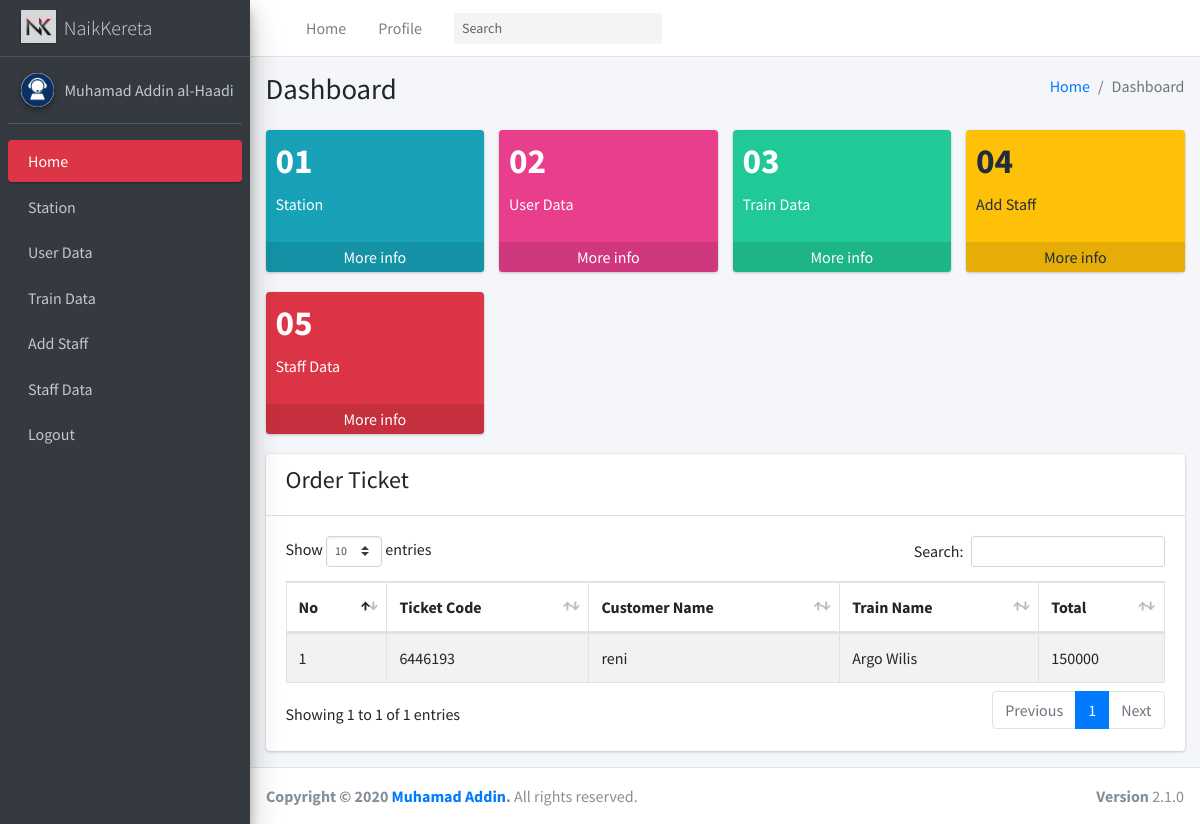
Screenshot of /manager2.php with the database file from the repository.
### tables this page shows
CREATE TABLE `adminn` (
  `id` int(11) NOT NULL,
  `namadepan` varchar(50) NOT NULL,
  `namabelakang` varchar(50) NOT NULL,
  `username` varchar(50) NOT NULL,
  `email` varchar(100) NOT NULL,
  `password` varchar(255) NOT NULL,
  `gambar` varchar(128) NOT NULL
);

CREATE TABLE `tiket` (
  `idTiket` int(11) NOT NULL,
  `kodeTiket` varchar(255) NOT NULL,
  `NamaKereta` varchar(255) NOT NULL,
  `namaPembeli` varchar(255) NOT NULL,
  `tglBerangkat` date NOT NULL,
  `waktuBerangkat` time NOT NULL,
  `waktuSampai` time NOT NULL,
  `harga` int(200) NOT NULL,
  `noKursi` varchar(255) NOT NULL,
  `kelas` varchar(50) NOT NULL,
  `berangkat` varchar(50) NOT NULL,
  `tujuan` varchar(50) NOT NULL
);

### functions.php (called while the page is built, shortened)
<?php
$conn = mysqli_connect("localhost", "root", "", "naikkereta");
function query($query)
{
    global $conn;
    $result = mysqli_query($conn, $query);
    $rows = [];
    while ($row = mysqli_fetch_assoc($result)) {
        $rows[] = $row;
    }
    return $rows;
}

### manager2.php (the view, shortened to what this page needs)
<?php
require 'functions.php';
$admin = query("SELECT * FROM adminn");
$data = query("SELECT * FROM tiket");
?>
<!DOCTYPE html>
<html>
<head>
    <link rel="stylesheet" href="adminLte/css/all.min.css" />
    <link rel="stylesheet" href="https://code.ionicframework.com/ionicons/2.0.1/css/ionicons.min.css" />
    <link rel="stylesheet" href="adminLte/css/dataTables.bootstrap4.min.css" />
    <link rel="stylesheet" href="adminLte/css/responsive.bootstrap4.min.css" />
    <link rel="stylesheet" href="dist/css/adminlte.min.css" />
</head>
<body class="hold-transition sidebar-mini">
    <div class="wrapper">
        <nav class="main-header navbar navbar-expand navbar-white navbar-light">
            <ul class="navbar-nav">
                <li class="nav-item">
                    <a class="nav-link" data-widget="pushmenu" href="#" role="button"></a>
                </li>
                <li class="nav-item d-none d-sm-inline-block">
                    <a href="manager2.php" class="nav-link">Home</a>
                </li>
                <li class="nav-item d-none d-sm-inline-block">
                    <a href="profile.php" class="nav-link">Profile</a>
                </li>
            </ul>
            <form class="form-inline ml-3">
                <div class="input-group input-group-sm">
                    <input class="form-control form-control-navbar" type="search" placeholder="Search"
                        aria-label="Search" />
                    <div class="input-group-append">
                        <button class="btn btn-navbar" type="submit">
                        </button>
                    </div>
                </div>
            </form>
            <ul class="navbar-nav ml-auto">
                <li class="nav-item">
                    <a class="nav-link" data-widget="control-sidebar" data-slide="true" href="#" role="button">
                    </a>
                </li>
            </ul>
        </nav>
        <aside class="main-sidebar sidebar-dark-danger elevation-4">
            <a href="" class="brand-link">
                <img src="img/Logo1.jpg" alt="AdminLTE Logo" class="brand-image elevation-1" style="opacity: 0.8;" />
                <span class="brand-text font-weight-light">NaikKereta</span>
            </a>
            <div class="sidebar">
                <?php foreach ($admin as $adm) : ?>
                <div class="user-panel mt-3 pb-3 mb-3 d-flex">
                    <div class="image">
                        <img src="img/<?php echo $adm["gambar"]; ?>" class="img-circle elevation-2" alt="User Image" />
                    </div>
                    <div class="info">
                        <a href="profile.php" class="d-block">
                            <?php echo $adm["namadepan"]; ?>
                            <?php echo $adm["namabelakang"]; ?>
                        </a>
                    </div>
                </div>
                <?php endforeach; ?>
                <nav class="mt-2">
                    <ul class="nav nav-pills nav-sidebar flex-column" data-widget="treeview" role="menu"
                        data-accordion="false">
                        <li class="nav-item">
                            <a href="manager2.php" class="nav-link active">
                                <p>
                                    Home
                                </p>
                            </a>
                        </li>
                        <li class="nav-item">
                            <a href="managerStation.php" class="nav-link">
                                <p>Station</p>
                            </a>
                        </li>
                        <li class="nav-item">
                            <a href="managerDataUser.php" class="nav-link">
                                <p>User Data</p>
                            </a>
                        </li>
                        <li class="nav-item">
                            <a href="managerTrain.php" class="nav-link">
                                <p>Train Data</p>
                            </a>
                        </li>
                        <li class="nav-item">
                            <a href="managerAddStaff.php" class="nav-link">
                                <p>Add Staff</p>
                            </a>
                        </li>
                        <li class="nav-item">
                            <a href="managerStaffData.php" class="nav-link">
                                <p>Staff Data</p>
                            </a>
                        </li>
                        <li class="nav-item">
                            <a href="main.php" class="nav-link">
                                <p>Logout</p>
                            </a>
                        </li>
                    </ul>
                </nav>
            </div>
        </aside>
        <div class="content-wrapper">
            <section class="content-header">
                <div class="container-fluid">
                    <div class="row mb-2">
                        <div class="col-sm-6">
                            <h1>Dashboard</h1>
                        </div>
                        <div class="col-sm-6">
                            <ol class="breadcrumb float-sm-right">
                                <li class="breadcrumb-item"><a href="#">Home</a></li>
                                <li class="breadcrumb-item active">Dashboard</li>
                            </ol>
                        </div>
                    </div>
                </div>
            </section>
            <section class="content">
                <div class="container-fluid">
                    <div class="row">
                        <div class="col-lg-3 col-6">
                            <div class="small-box bg-info">
                                <div class="inner">
                                    <h3>01</h3>
                                    <p>Station</p>
                                </div>
                                <a href="managerStation.php" class="small-box-footer">More info </a>
                            </div>
                        </div>
                        <div class="col-lg-3 col-6">
                            <div class="small-box bg-pink">
                                <div class="inner">
                                    <h3>02</h3>
                                    <p>User Data</p>
                                </div>
                                <a href="managerDataUser.php" class="small-box-footer">More info </a>
                            </div>
                        </div>
                        <div class="col-lg-3 col-6">
                            <div class="small-box bg-teal">
                                <div class="inner">
                                    <h3>03</h3>
                                    <p>Train Data</p>
                                </div>
                                <a href="managerTrain.php" class="small-box-footer">More info </a>
                            </div>
                        </div>
                        <div class="col-lg-3 col-6">
                            <div class="small-box bg-warning">
                                <div class="inner">
                                    <h3>04</h3>
                                    <p>Add Staff</p>
                                </div>
                                <a href="managerAddStaff.php" class="small-box-footer">More info </a>
                            </div>
                        </div>
                        <div class="col-lg-3 col-6">
                            <div class="small-box bg-danger">
                                <div class="inner">
                                    <h3>05</h3>
                                    <p>Staff Data</p>
                                </div>
                                <a href="managerStaffData.php" class="small-box-footer">More info </a>
                            </div>
                        </div>
                    </div>
                    <div class="row">
                        <div class="col-12">
                            <div class="card">
                                <div class="card-header">
                                    <h4>Order Ticket</h4>
                                </div>
                                <div class="card-body">
                                    <table id="dataMobil" class="table table-bordered table-striped">
                                        <thead>
                                            <tr>
                                                <th>No</th>
                                                <th>Ticket Code</th>
                                                <th>Customer Name</th>
                                                <th>Train Name</th>
                                                <th>Total</th>
                                            </tr>
                                        </thead>
                                        <tbody>
                                            <?php $i = 1; ?>
                                            <?php foreach ($data as $row) : ?>
                                            <tr>
                                                <td><?= $i; ?></td>
                                                <td><?= $row["kodeTiket"]; ?></td>
                                                <td><?= $row["namaPembeli"]; ?></td>
                                                <td><?= $row["NamaKereta"]; ?></td>
                                                <td><?= $row["harga"]; ?></td>
                                            </tr>
                                            <?php $i++; ?>
                                            <?php endforeach; ?>
                                        </tbody>
                                    </table>
                                </div>
                            </div>
                        </div>
                    </div>
                </div>
            </section>
        </div>
        <footer class="main-footer">
            <div class="float-right d-none d-sm-block"><b>Version</b> 2.1.0</div>
            <strong>Copyright &copy; 2020
                <a href="https://github.com/Addin2nd" target="blank">Muhamad Addin</a>.</strong>
            All rights reserved.
        </footer>
    </div>
</body>
</html>

### rows the page displays
adminn: gambar (picture), namadepan "Muhamad Addin", namabelakang "al-Haadi"
tiket: kodeTiket "6446193", namaPembeli "reni", NamaKereta "Argo Wilis", harga "150000"
